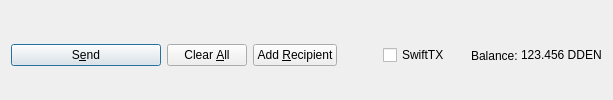
         <widget class="QFrame" name="frame_Send">
          <layout class="QHBoxLayout" name="horizontalLayout">
           <property name="bottomMargin">
            <number>0</number>
           </property>
           <item>
            <widget class="QPushButton" name="sendButton">
             <property name="minimumSize">
              <size>
               <width>150</width>
               <height>0</height>
              </size>
             </property>
             <property name="toolTip">
              <string>Confirm the send action</string>
             </property>
             <property name="text">
              <string>S&amp;end</string>
             </property>
             <property name="icon">
              <iconset resource="../digitaldenar.qrc">
               <normaloff>:/icons/send</normaloff>:/icons/send</iconset>
             </property>
             <property name="autoDefault">
              <bool>false</bool>
             </property>
             <property name="default">
              <bool>true</bool>
             </property>
            </widget>
           </item>
           <item>
            <widget class="QPushButton" name="clearButton">
             <property name="sizePolicy">
              <sizepolicy hsizetype="Minimum" vsizetype="Fixed">
               <horstretch>0</horstretch>
               <verstretch>0</verstretch>
              </sizepolicy>
             </property>
             <property name="toolTip">
              <string>Clear all fields of the form.</string>
             </property>
             <property name="text">
              <string>Clear &amp;All</string>
             </property>
             <property name="icon">
              <iconset resource="../digitaldenar.qrc">
               <normaloff>:/icons/remove</normaloff>:/icons/remove</iconset>
             </property>
             <property name="autoDefault">
              <bool>false</bool>
             </property>
            </widget>
           </item>
           <item>
            <widget class="QPushButton" name="addButton">
             <property name="toolTip">
              <string>Send to multiple recipients at once</string>
             </property>
             <property name="text">
              <string>Add &amp;Recipient</string>
             </property>
             <property name="icon">
              <iconset resource="../digitaldenar.qrc">
               <normaloff>:/icons/add</normaloff>:/icons/add</iconset>
             </property>
             <property name="autoDefault">
              <bool>false</bool>
             </property>
            </widget>
           </item>
           <item>
            <spacer name="horizontalSpacer">
             <property name="orientation">
              <enum>Qt::Horizontal</enum>
             </property>
             <property name="sizeHint" stdset="0">
              <size>
               <width>40</width>
               <height>20</height>
              </size>
             </property>
            </spacer>
           </item>
           <item>
            <layout class="QHBoxLayout" name="horizontalLayout_2">
             <property name="spacing">
              <number>3</number>
             </property>
             <item>
              <widget class="QCheckBox" name="checkSwiftTX">
               <property name="enabled">
                <bool>true</bool>
               </property>
               <property name="minimumSize">
                <size>
                 <width>85</width>
                 <height>0</height>
                </size>
               </property>
               <property name="text">
                <string>SwiftTX</string>
               </property>
              </widget>
             </item>
             <item>
              <widget class="QLabel" name="label">
               <property name="text">
                <string>Balance:</string>
               </property>
              </widget>
             </item>
             <item>
              <widget class="QLabel" name="labelBalance">
               <property name="sizePolicy">
                <sizepolicy hsizetype="Preferred" vsizetype="Fixed">
                 <horstretch>0</horstretch>
                 <verstretch>0</verstretch>
                </sizepolicy>
               </property>
               <property name="cursor">
                <cursorShape>IBeamCursor</cursorShape>
               </property>
               <property name="text">
                <string notr="true">123.456 DDEN</string>
               </property>
               <property name="textInteractionFlags">
                <set>Qt::LinksAccessibleByMouse|Qt::TextSelectableByKeyboard|Qt::TextSelectableByMouse</set>
               </property>
              </widget>
             </item>
            </layout>
           </item>
          </layout>
         </widget>
